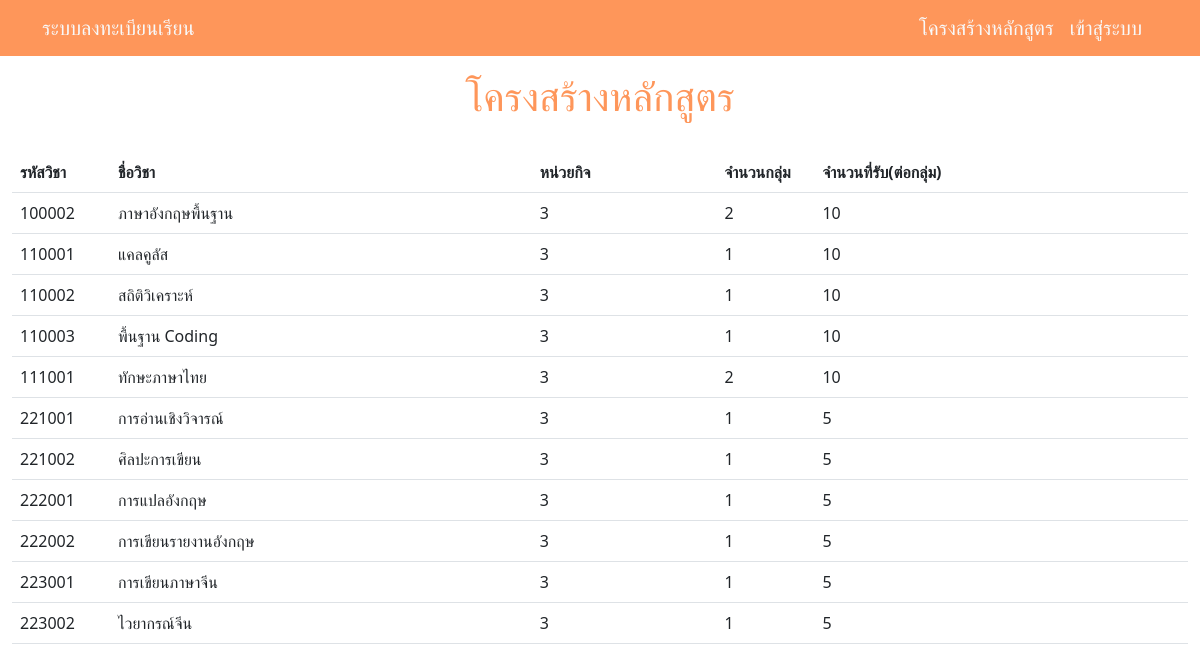
Screenshot of /Course_show_index.php with the database file from the repository.
### tables this page shows
CREATE TABLE `course` (
  `cou_id` varchar(6) NOT NULL,
  `cou_name` varchar(30) NOT NULL,
  `cou_credit` int(1) NOT NULL,
  `cou_num_of_group` int(20) NOT NULL,
  `cou_num_of_student` int(10) NOT NULL,
  `cou_building` varchar(30) NOT NULL,
  `sche_Emp_id` varchar(8) DEFAULT NULL
);

### Course_show_index.php (the view, shortened to what this page needs)
<?php
include 'conn.php';
?>
<!DOCTYPE html>
<html lang="en">
<head>
    <link href="https://cdn.jsdelivr.net/npm/bootstrap@5.3.0-alpha1/dist/css/bootstrap.min.css" rel="stylesheet">
</head>
<body>
<?php include "navbar.php"; ?>
<div class="container-fluid py-5">
        <br>
        <div class="col-md-auto">
            <h1 class="text-center" style="color: #fe965a;">โครงสร้างหลักสูตร</h1><br>
        </div>
        <table class="table">
            <thead>
                <tr>
                    <th class="col-1">รหัสวิชา</th>
                    <th>ชื่อวิชา</th>
                    <th>หน่วยกิจ</th>
                    <th class="col-1">จำนวนกลุ่ม</th>
                    <th>จำนวนที่รับ(ต่อกลุ่ม)</th>
                </tr>
            </thead>
            <tbody>
                <?php $sql = "SELECT * FROM course";
                $result = mysqli_query($conn,$sql);
                while ($row = mysqli_fetch_assoc($result)):
                ?>
                <tr>
                    <td>
                        <?php echo $row['cou_id']; ?>
                    </td>
                    <td>
                        <?php echo $row['cou_name']; ?>
                    </td>
                    <td>
                        <?php echo $row['cou_credit']; ?>
                    </td>
                    <td>
                        <?php echo $row['cou_num_of_group']; ?>
                    </td>
                    <td>
                        <?php echo $row['cou_num_of_student']; ?>
                    </td>
                </tr>
                <?php endwhile; ?>
            </tbody>
        </table>
    </div>
</body>
</html>

### navbar.php
<div class="container">
  <nav class="navbar navbar-expand-lg fixed-top" style="background-color: #fe965a;">
    <div class="container">
      <a class="navbar-brand text-light" href="./index.php">ระบบลงทะเบียนเรียน</a>
    <?php
    if(isset($_SESSION["ra_id"])){
      if($_SESSION["ra_id"] == 4){
         ?>
      <div class="collapse navbar-collapse" id="navbarResponsive">
        <ul class="navbar-nav ms-auto">
          <li class="nav-item">
            <a class="navbar-brand text-light" href="enroll.php">ลงทะเบียนเรียน</a>
          </li>
          <li class="nav-item">
            <a class="navbar-brand text-light" href="stu_table.php">ตารางเรียน</a>
          </li>
          <li class="nav-item">
            <a class="navbar-brand text-light" href="grade.php">ผลการเรียน</a>
          </li>
          <li class="nav-item">
            <a class="navbar-brand text-light" href="logout.php">ออกจากระบบ</a>
          </li>
        </ul>
      </div>
    <?php }else if($_SESSION["ra_id"] == 1){ ?>
      <div class="collapse navbar-collapse" id="navbarResponsive">
        <ul class="navbar-nav ms-auto">
          <li class="nav-item">
            <a class="navbar-brand text-light" href="emp_table.php">ตารางสอนอาจารย์</a>
          </li>
          <li class="nav-item">
              <a class="navbar-brand text-light" href="namelist_std.php">ข้อมูลรายวิชาที่สอน</a>
            </li>
          <li class="nav-item">
            <a class="navbar-brand text-light" href="fill_in_stu_scores.php">กรอกคะแนน</a></li>
          <li class="nav-item">
            <a class="navbar-brand text-light" href="logout.php">ออกจากระบบ</a>
          </li>
        </ul>
      </div>
      <?php }else if($_SESSION["ra_id"] == 2){ ?>
      <div class="collapse navbar-collapse" id="navbarResponsive">
        <ul class="navbar-nav ms-auto">
          <li class="nav-item">
            <a class="navbar-brand text-light" href="stu_show.php">ข้อมูลนิสิต</a>
          </li>
          <li class="nav-item">
              <a class="navbar-brand text-light" href="emp_show.php">ข้อมูลพนักงาน</a>
            </li>
          <li class="nav-item">
            <a class="navbar-brand text-light" href="Course_show.php">ข้อมูลรายวิชา</a>
          </li>
          <li class="nav-item">
            <a class="navbar-brand text-light" href="scheduling.php">จัดตารางเรียน</a>
          </li>
          <li class="nav-item">
            <a class="navbar-brand text-light" href="logout.php">ออกจากระบบ</a>
          </li>
        </ul>
      </div>
      <?php }else if($_SESSION["ra_id"] == 3){ ?>
      <div class="collapse navbar-collapse" id="navbarResponsive">
        <ul class="navbar-nav ms-auto">
          <li class="nav-item">
              <a class="navbar-brand text-light" href="">สถิติภายในมหาวิทยาลัย</a>
            </li>
          <li class="nav-item">
            <a class="navbar-brand text-light" href="logout.php">Log-Out</a>
          </li>
        </ul>
      </div>
    <?php }
       }else{?>
        <div class="collapse navbar-collapse" id="navbarResponsive">
            <ul class="navbar-nav ms-auto">
            <li class="nav-item">
                <a class="navbar-brand text-light" href="Course_show_index.php">โครงสร้างหลักสูตร</a>
            </li>
            <li class="nav-item">
                <a class="navbar-brand text-light" href="login-page.php">เข้าสู่ระบบ</a>
            </li>
          </ul>
        </div>
    <?php }?>
    </div>
  </nav>
</div>

### rows the page displays
course: cou_id "100002", cou_name "ภาษาอังกฤษพื้นฐาน", cou_credit "3", cou_num_of_group "2", cou_num_of_student "10"
course: cou_id "110001", cou_name "แคลคูลัส", cou_credit "3", cou_num_of_group "1", cou_num_of_student "10"
course: cou_id "110002", cou_name "สถิติวิเคราะห์", cou_credit "3", cou_num_of_group "1", cou_num_of_student "10"
course: cou_id "110003", cou_name "พื้นฐาน Coding", cou_credit "3", cou_num_of_group "1", cou_num_of_student "10"
course: cou_id "111001", cou_name "ทักษะภาษาไทย", cou_credit "3", cou_num_of_group "2", cou_num_of_student "10"
course: cou_id "221001", cou_name "การอ่านเชิงวิจารณ์", cou_credit "3", cou_num_of_group "1", cou_num_of_student "5"
course: cou_id "221002", cou_name "ศิลปะการเขียน", cou_credit "3", cou_num_of_group "1", cou_num_of_student "5"
course: cou_id "222001", cou_name "การแปลอังกฤษ", cou_credit "3", cou_num_of_group "1", cou_num_of_student "5"
course: cou_id "222002", cou_name "การเขียนรายงานอังกฤษ", cou_credit "3", cou_num_of_group "1", cou_num_of_student "5"
course: cou_id "223001", cou_name "การเขียนภาษาจีน", cou_credit "3", cou_num_of_group "1", cou_num_of_student "5"
course: cou_id "223002", cou_name "ไวยากรณ์จีน", cou_credit "3", cou_num_of_group "1", cou_num_of_student "5"
